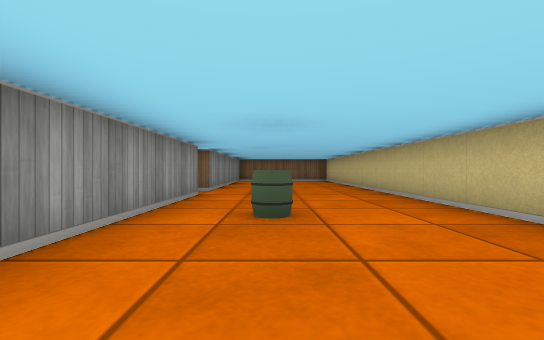
[1] (above)

12 first-person views from a walk through a cub3D ray-caster map. The camera is about half as high as the walls, looks level and sees 90° across. The floor is counted in squares. Each view is taken from the middle of a square. On the plan, view 1 faces up. The plan holds only what a view shows up to about 9 squares ahead; the rest is blank.

[2]
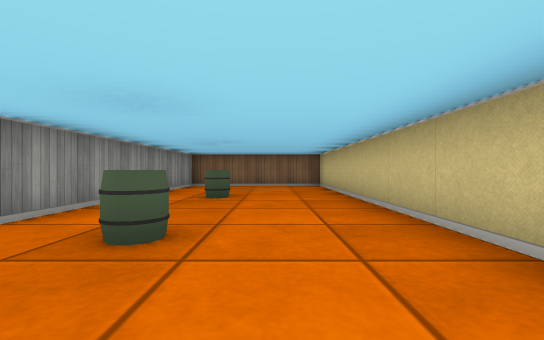

[3]
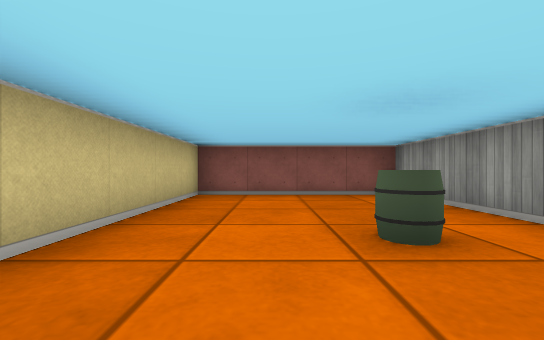

[4]
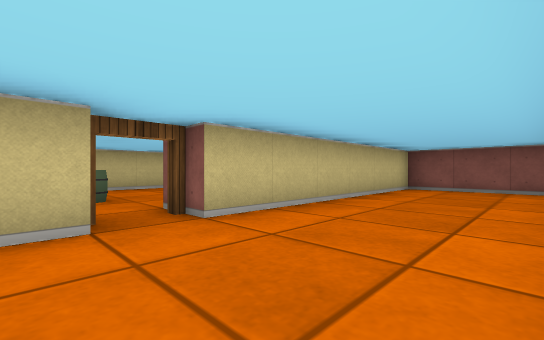

[5]
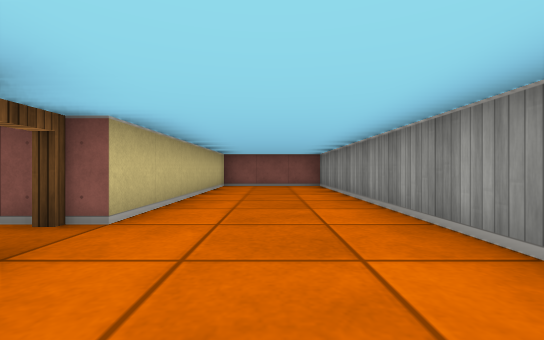

[6]
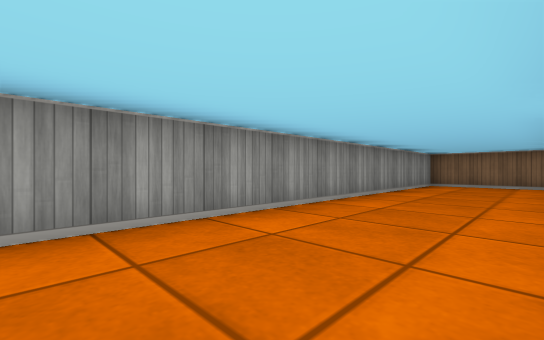

[7]
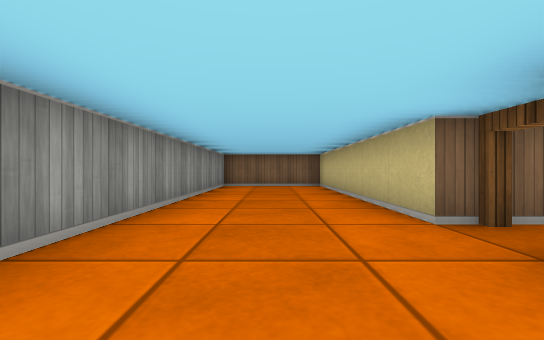

[8]
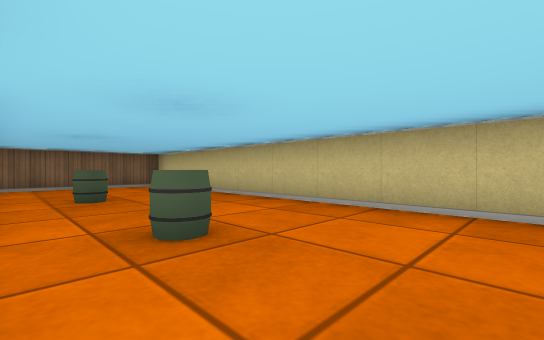

[9]
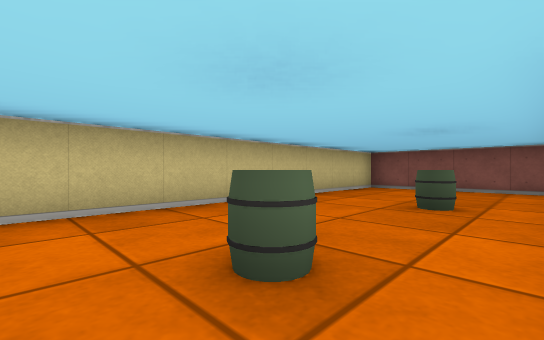

[10]
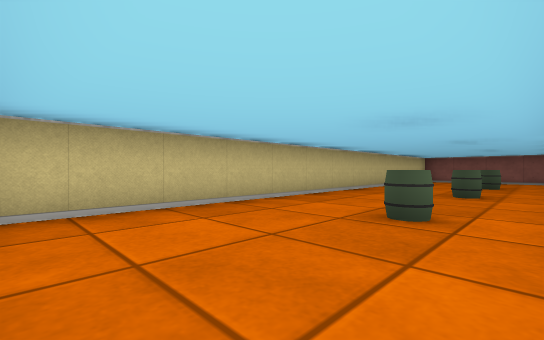

[11]
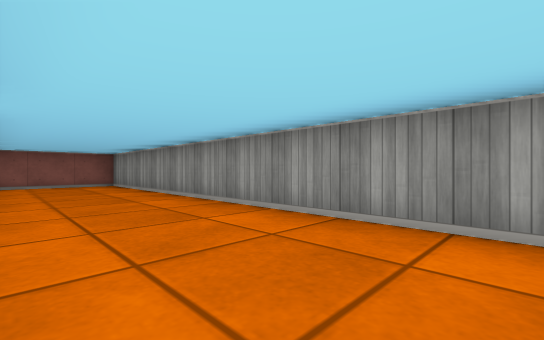

[12]
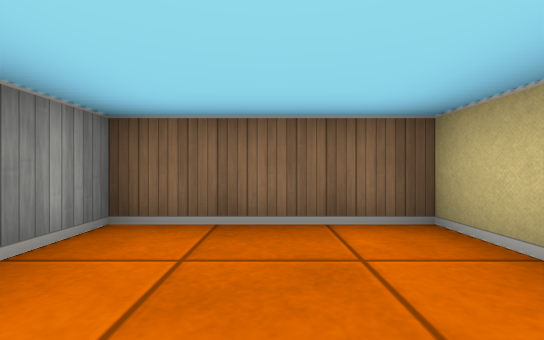

### Floor plan
Ten units are one square. View 1 is at (0, 0); x grows to the right and y downward. Boxes are objects, and circles mark ways between rooms. Rooms are numbered by the first view taken in them; rooms with no view inside come last. Other rooms are left out.
<svg viewBox="-60 -130 90 140">
<path fill="none" stroke="#000" d="M-15 -55 -15 5 25 5 25 -125 -15 -125 -15 -65M-25 -65 -25 -125 -55 -125 -55 5 -25 5 -25 -55"/>
<rect x="-5" y="-35" width="10" height="10" fill="#bbb"><title>barrel</title></rect>
<rect x="-5" y="-65" width="10" height="10" fill="#bbb"><title>barrel</title></rect>
<rect x="-5" y="-95" width="10" height="10" fill="#bbb"><title>barrel</title></rect>
<circle cx="-20" cy="-60" r="3" fill="#2a7"/>
<text x="0" y="-60">1</text>
<text x="-40" y="-60">2</text>
</svg>
Room 1 opens to room 2.

Where each view was taken, in squares from view 1:
view 1: 0 up, 0 right, facing up
view 2: 4 up, 1 right, facing up
view 3: 5 up, 1 right, facing down
view 4: 7 up, 5 left, facing down-right
view 5: 8 up, 4 left, facing down
view 6: 3 up, 3 left, facing up-left
view 7: 4 up, 4 left, facing up
view 8: 4 up, 1 left, facing up-right
view 9: 7 up, 1 left, facing down-right
view 10: 12 up, 1 left, facing down-right
view 11: 9 up, 3 left, facing down-left
view 12: 10 up, 4 left, facing up
